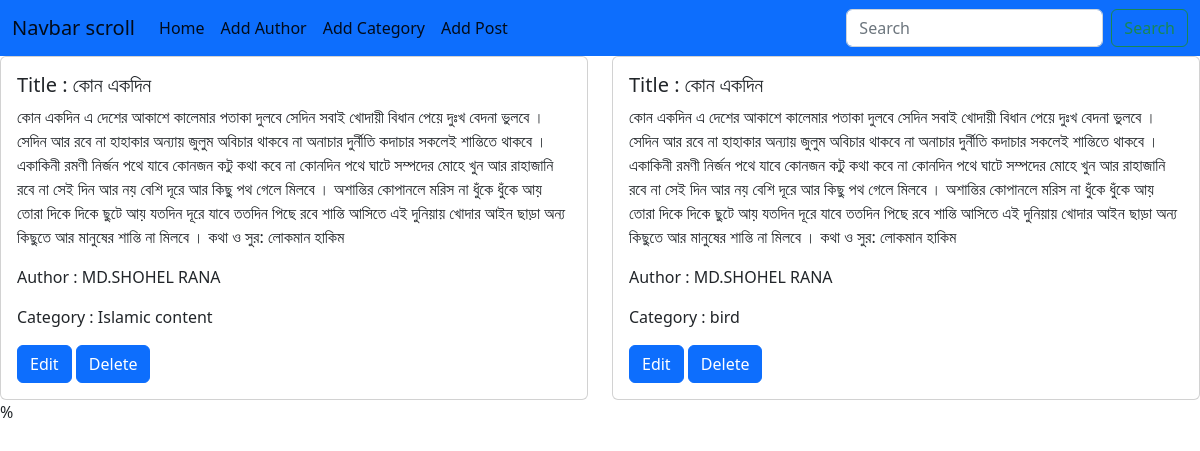
The page / on the database its author committed.
### posts/models.py (models this page shows, shortened)
class PostModel(models.Model):
    title=models.CharField(max_length=50)
    content=models.TextField()
    categroy=models.ManyToManyField(CategoryModel)
    author=models.ForeignKey(AuthorModel, on_delete=models.CASCADE)

### author/models.py (models this page shows, shortened)
class AuthorModel(models.Model):
    name=models.CharField(max_length=25)
    bio=models.TextField()
    phone=models.IntegerField()

### categories/models.py (models this page shows, shortened)
class CategoryModel(models.Model):
    name=models.CharField(max_length=100)

### blog_project/views.py (the view)
# urls.py: 2. Add a URL to urlpatterns:  path('', views.home, name='home')
def home(request):
    data=PostModel.objects.all()
    return render(request, 'home.html', {'data':data})

### templates/home.html
{% extends "base.html" %}
{% load crispy_forms_tags %}
{% block content %}
<div class="row">
    {% for i in data %}
    <div class="col-sm-6">
      <div class="card">
        <div class="card-body">
          <h5 class="card-title">Title : {{i.title}} </h5>
          <p class="card-text">{{i.content}}</p>
          <p>Author : {{i.author.name}}</p>
          <p>Category :
            {% for j in i.categroy.all %}
              {{j.name}}
            {% endfor %}
           </p>
          <a href="{% url 'edit_post' i.id %}" class="btn btn-primary">Edit</a>
          <a href="{% url 'delete_post' i.id %}" class="btn btn-primary">Delete</a>
        </div>
      </div>
    </div>
    {% endfor %}
  </div>
{% endblock %}

### templates/base.html (shortened to what this page needs)
<!doctype html>
<html lang="en">
  <head>
    <link href="https://cdn.jsdelivr.net/npm/bootstrap@5.2.3/dist/css/bootstrap.min.css" rel="stylesheet">
</head>
  <body>
    <nav class="navbar navbar-expand-lg navbar-light bg-primary">
      <div class="container-fluid">
        <a class="navbar-brand" href="#">Navbar scroll</a>
        <div class="collapse navbar-collapse" id="navbarScroll">
          <ul class="navbar-nav me-auto my-2 my-lg-0 navbar-nav-scroll" style="--bs-scroll-height: 100px;">
            <li class="nav-item">
              <a class="nav-link active" aria-current="page" href="{% url 'home' %}">Home</a>
            </li>
            <li class="nav-item">
              <a class="nav-link active" aria-current="page" href="{% url 'add_author' %}">Add Author</a>
            </li>
            <li class="nav-item">
              <a class="nav-link active" aria-current="page" href="{% url 'add_categorie' %}">Add Category</a>
            </li>
            <li class="nav-item">
              <a class="nav-link active" aria-current="page" href="{% url 'add_post' %}">Add Post</a>
            </li>
          </ul>
          <form class="d-flex">
            <input class="form-control me-2" type="search" placeholder="Search" aria-label="Search">
            <button class="btn btn-outline-success" type="submit">Search</button>
          </form>
        </div>
      </div>
    </nav>
{% block content %} {% endblock  %}%
  </body>
</html>

### rows shown on the page
PostModel: title "কোন একদিন", content "কোন একদিন এ দেশের আকাশে কালেমার পতাকা দুলবে সেদিন সবাই খোদায়ী বিধান পেয়ে দুঃখ বেদনা ভুলবে । সেদিন আর রবে না হাহাকার অন্যায় জুলুম অবিচার থাকবে না অনাচার দুর্নীতি কদাচার সকলেই শান্তিতে থাকবে । একাকিনী রমণী নির্জন পথে যাবে কোনজন কটু কথা কবে না কোনদিন পথে ঘাটে সম্পদের মোহে খুন আর রাহাজানি রবে না সেই দিন আর নয় বেশি দূরে আর কিছু পথ গেলে মিলবে । অশান্তির কোপানলে মরিস না ধুঁকে ধুঁকে আয় তোরা দিকে দিকে ছুটে আয় যতদিন দূরে যাবে ততদিন পিছে রবে শান্তি আসিতে এই দুনিয়ায় খোদার আইন ছাড়া অন্য কিছুতে আর মানুষের শান্তি না মিলবে । কথা ও সুর: লোকমান হাকিম", author.name "MD.SHOHEL RANA"
CategoryModel: name "Islamic content"
PostModel: title "কোন একদিন", content "কোন একদিন এ দেশের আকাশে কালেমার পতাকা দুলবে সেদিন সবাই খোদায়ী বিধান পেয়ে দুঃখ বেদনা ভুলবে । সেদিন আর রবে না হাহাকার অন্যায় জুলুম অবিচার থাকবে না অনাচার দুর্নীতি কদাচার সকলেই শান্তিতে থাকবে । একাকিনী রমণী নির্জন পথে যাবে কোনজন কটু কথা কবে না কোনদিন পথে ঘাটে সম্পদের মোহে খুন আর রাহাজানি রবে না সেই দিন আর নয় বেশি দূরে আর কিছু পথ গেলে মিলবে । অশান্তির কোপানলে মরিস না ধুঁকে ধুঁকে আয় তোরা দিকে দিকে ছুটে আয় যতদিন দূরে যাবে ততদিন পিছে রবে শান্তি আসিতে এই দুনিয়ায় খোদার আইন ছাড়া অন্য কিছুতে আর মানুষের শান্তি না মিলবে । কথা ও সুর: লোকমান হাকিম", author.name "MD.SHOHEL RANA"
CategoryModel: name "bird"
